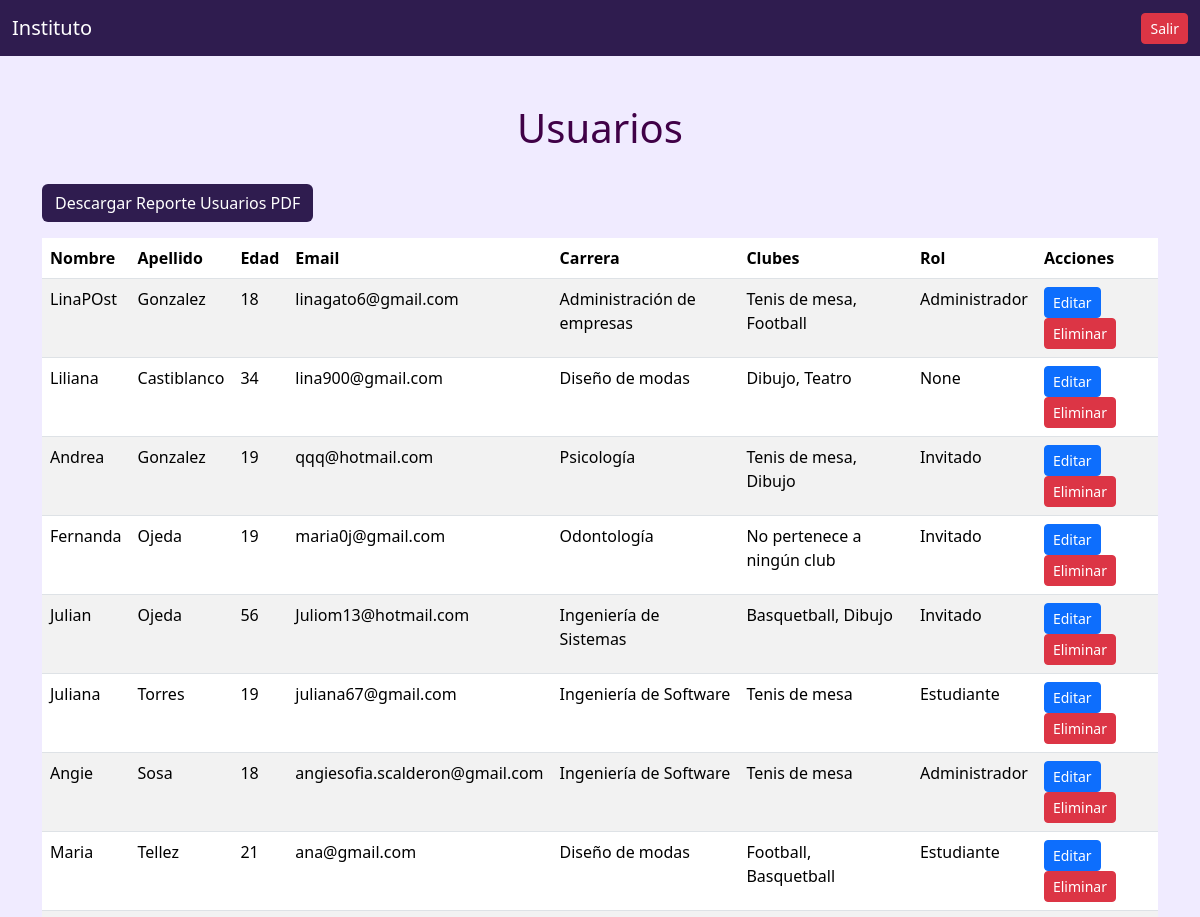
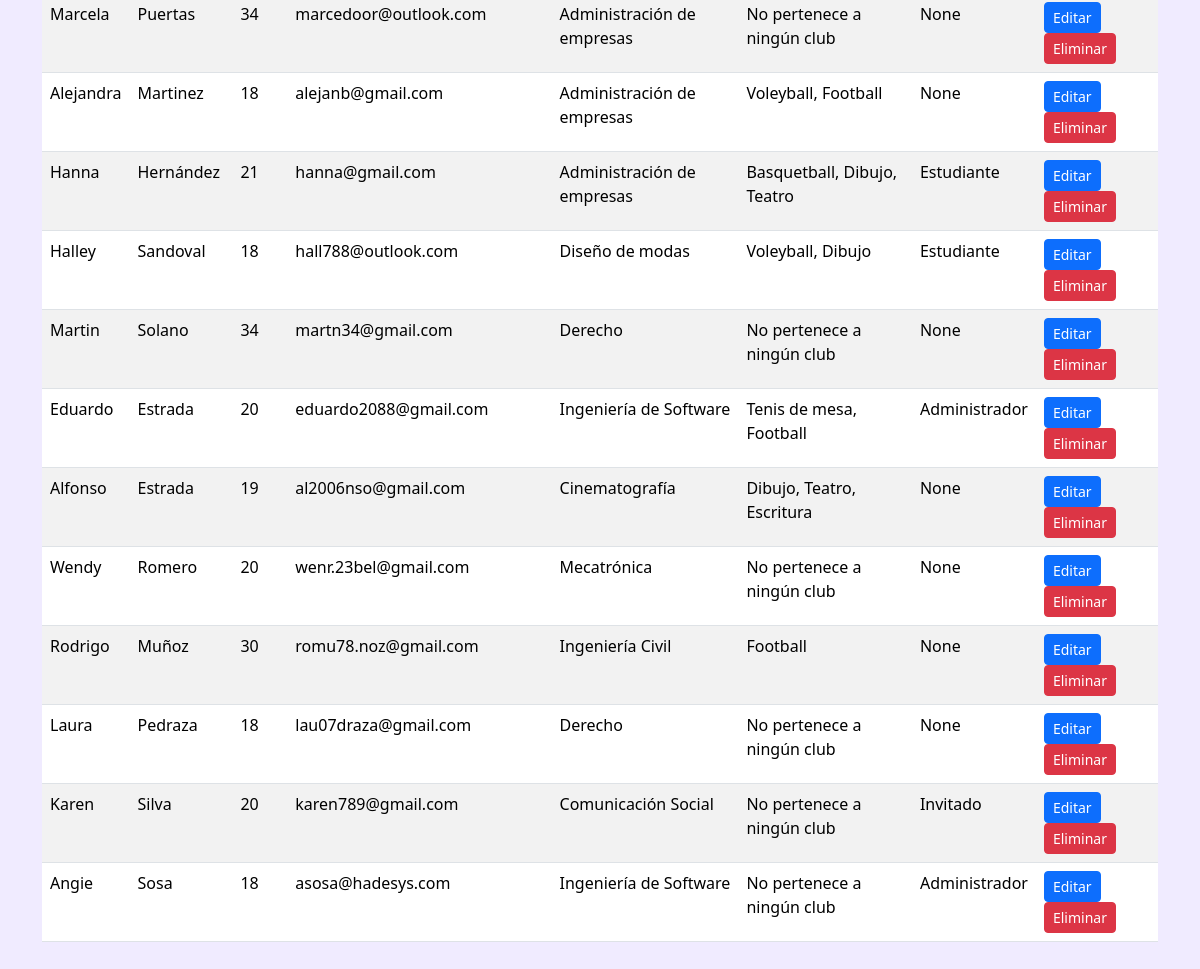
The app's page /user_list with its own data (2 pictures, top to bottom).
### institute/models.py (models this page shows, shortened)
class User(AbstractBaseUser, PermissionsMixin):
    first_name = models.CharField(max_length=100)
    last_name = models.CharField(max_length=100)
    age = models.IntegerField()
    email = models.EmailField(unique=True)
    career = models.ForeignKey(Career, on_delete=models.PROTECT, null=True, blank=True)
    clubs = models.ManyToManyField(Clubs, blank=True)
    rol = models.ForeignKey(Rol, on_delete=models.PROTECT, null=True, blank=True)
    created_at = models.DateTimeField(auto_now_add=True)
    USERNAME_FIELD = 'email'
    REQUIRED_FIELDS = ['first_name', 'last_name']

class Career(models.Model):
    id = models.BigAutoField(primary_key=True)
    name = models.CharField(max_length=100, unique=True)
    def __str__(self):
        return self.name

class Clubs(models.Model):
    id = models.BigAutoField(primary_key=True)
    name = models.CharField(max_length=100)

class Rol(models.Model):
    id = models.BigAutoField(primary_key=True)
    rol = models.CharField(max_length=50)
    def __str__(self):
        return self.rol

### institute/views.py (the view)
# urls.py: path('user_list', user_list, name='user_list'),
def user_list(request):
    users = User.objects.all()
    return render(request, 'institute/user_list.html', {'users': users})

### templates/institute/user_list.html (shortened to what this page needs)
{% extends 'base.html' %}
{% block content %}
<h1>Usuarios</h1>
<div class="mb-3">
    <a href="{% url 'all_users_pdf_report' %}" class="btn btnprimary">
        Descargar Reporte Usuarios PDF
    </a>
</div>
<table class="table table-striped">
    <thead>
        <tr>
            <th>Nombre</th>
            <th>Apellido</th>
            <th>Edad</th>
            <th>Email</th>
            <th>Carrera</th>
            <th>Clubes</th>
            <th>Rol</th>
            <th>Acciones</th>
        </tr>
    </thead>
    <tbody>
        {% for user in users %}
        <tr>
            <td>{{ user.first_name }}</td>
            <td>{{ user.last_name }}</td>
            <td>{{ user.age }}</td>
            <td>{{ user.email }}</td>
            <td>{{ user.career }}</td>
            <td>
                {% for club in user.clubs.all %}
                    {{ club.name }}{% if not forloop.last %}, {% endif %}
                {% empty %}
                    No pertenece a ningún club
                {% endfor %}
            </td>
            <td>{{ user.rol }}</td>
            <td>
                <a href="{% url 'update_user' user.id %}" class="btn btn-primary btn-sm">Editar</a>
                <button type="button" class="btn btn-danger btn-sm" data-bs-toggle="modal" data-bs-target="#deleteModal{{ user.id }}">
                    Eliminar
                </button>
            </td>
        </tr>
        {% endfor %}
    </tbody>
</table>
<br/>
{% endblock %}

### static/institute/style.css (style rules this page uses)
body { background-color: #F0EBFF; margin-bottom: 20px; }
h1 { text-align: center; color: #400147; padding: 3vh; }
.btnprimary { background-color: #2F1C4F; color: white }

### records on screen
User: first_name "LinaPOst", last_name "Gonzalez", age "18", email "linagato6@gmail.com", career "Administración de empresas", rol "Administrador"
Clubs: name "Tenis de mesa"
Clubs: name "Football"
User: first_name "Liliana", last_name "Castiblanco", age "34", email "lina900@gmail.com", career "Diseño de modas", rol "None"
Clubs: name "Dibujo"
Clubs: name "Teatro"
User: first_name "Andrea", last_name "Gonzalez", age "19", email "qqq@hotmail.com", career "Psicología", rol "Invitado"
User: first_name "Fernanda", last_name "Ojeda", age "19", email "maria0j@gmail.com", career "Odontología", rol "Invitado"
User: first_name "Julian", last_name "Ojeda", age "56", email "Juliom13@hotmail.com", career "Ingeniería de Sistemas", rol "Invitado"
Clubs: name "Basquetball"
User: first_name "Juliana", last_name "Torres", age "19", email "juliana67@gmail.com", career "Ingeniería de Software", rol "Estudiante"
User: first_name "Angie", last_name "Sosa", age "18", email "angiesofia.scalderon@gmail.com", career "Ingeniería de Software", rol "Administrador"
User: first_name "Maria", last_name "Tellez", age "21", email "ana@gmail.com", career "Diseño de modas", rol "Estudiante"
User: first_name "Marcela", last_name "Puertas", age "34", email "marcedoor@outlook.com", career "Administración de empresas", rol "None"
User: first_name "Alejandra", last_name "Martinez", age "18", email "alejanb@gmail.com", career "Administración de empresas", rol "None"
Clubs: name "Voleyball"
User: first_name "Hanna", last_name "Hernández", age "21", email "hanna@gmail.com", career "Administración de empresas", rol "Estudiante"
User: first_name "Halley", last_name "Sandoval", age "18", email "hall788@outlook.com", career "Diseño de modas", rol "Estudiante"
User: first_name "Martin", last_name "Solano", age "34", email "martn34@gmail.com", career "Derecho", rol "None"
User: first_name "Eduardo", last_name "Estrada", age "20", email "eduardo2088@gmail.com", career "Ingeniería de Software", rol "Administrador"
User: first_name "Alfonso", last_name "Estrada", age "19", email "al2006nso@gmail.com", career "Cinematografía", rol "None"
Clubs: name "Escritura"
User: first_name "Wendy", last_name "Romero", age "20", email "wenr.23bel@gmail.com", career "Mecatrónica", rol "None"
User: first_name "Rodrigo", last_name "Muñoz", age "30", email "romu78.noz@gmail.com", career "Ingeniería Civil", rol "None"
User: first_name "Laura", last_name "Pedraza", age "18", email "lau07draza@gmail.com", career "Derecho", rol "None"
User: first_name "Karen", last_name "Silva", age "20", email "karen789@gmail.com", career "Comunicación Social", rol "Invitado"
User: first_name "Angie", last_name "Sosa", age "18", email "asosa@hadesys.com", career "Ingeniería de Software", rol "Administrador"
